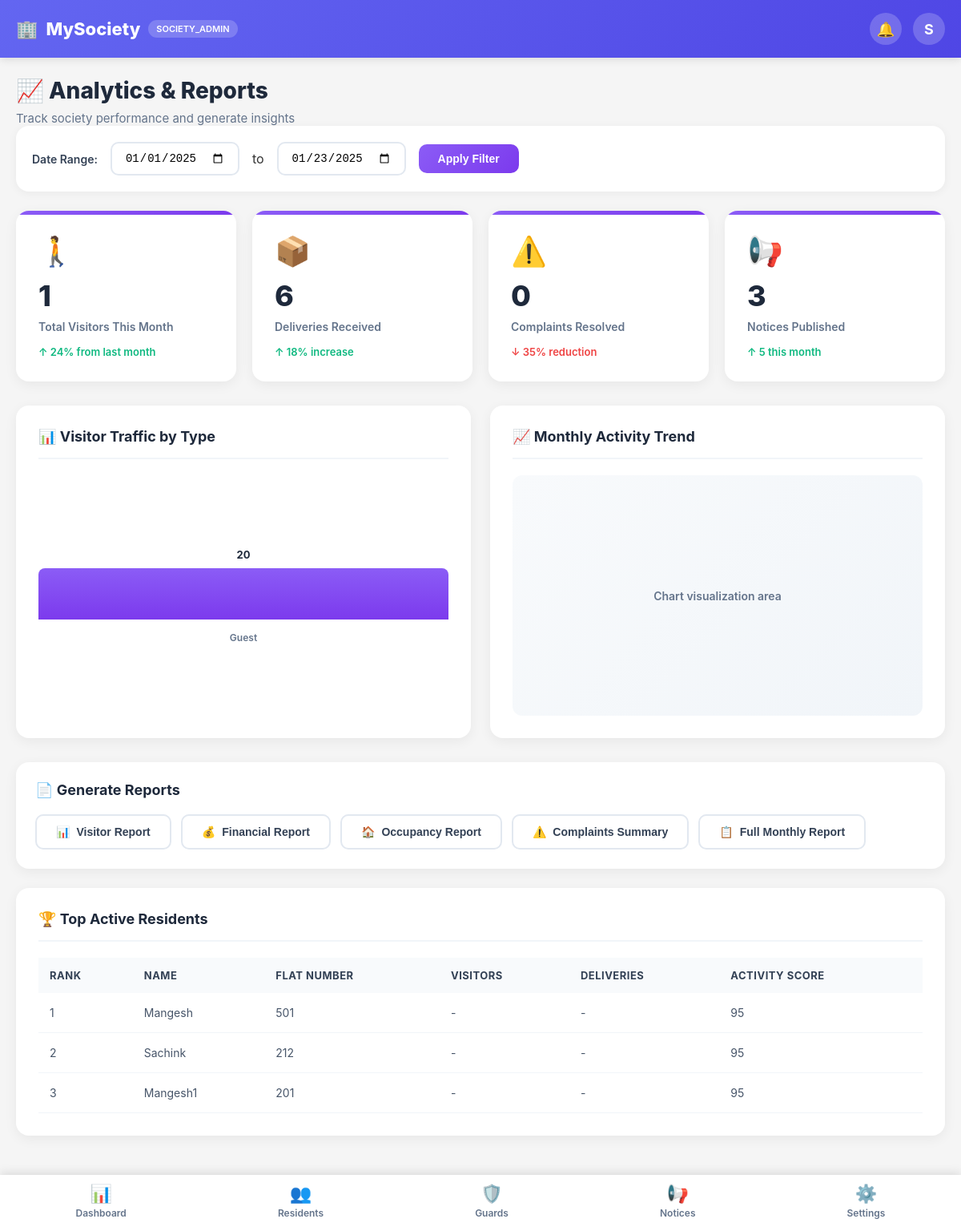
Page /analytics/ (signed in) on the committed database.
### core/models.py (models this page shows, shortened)
class UserProfile(models.Model):
    ROLE_CHOICES = (
        ('resident', 'Resident'),
        ('guard', 'Guard'),
        ('guard_admin', 'Guard Admin'),
        ('society_admin', 'Society Admin'),
        ('admin', 'Super Admin'),
        ('service_provider', 'Service Provider'),
    )
    STATUS_CHOICES = (
        ('pending', 'Pending'),
        ('approved', 'Approved'),
        ('rejected', 'Rejected'),
    )
    user = models.OneToOneField(User, on_delete=models.CASCADE)
    role = models.CharField(
        max_length=20,
        choices=ROLE_CHOICES
    )
    society = models.ForeignKey(
        Society,
        on_delete=models.SET_NULL,
        null=True,
        blank=True
    )
    apartment = models.ForeignKey(
        Apartment,
        on_delete=models.SET_NULL,
        null=True,
        blank=True
    )
    phone = models.CharField(max_length=15)
    address = models.TextField(blank=True)
    status = models.CharField(
        max_length=20,
        choices=STATUS_CHOICES,
        default='pending'
    )
    class Meta:
        indexes = [
            models.Index(fields=["role", "status"]),
        ]

class Apartment(models.Model):
    society = models.ForeignKey(
        Society,
        on_delete=models.CASCADE,
        related_name="apartments"
    )
    block = models.CharField(max_length=20)
    flat_number = models.CharField(max_length=20)

### core/views.py (the view)
# urls.py: path("analytics/", society_admin_analytics, name="society_admin_analytics"),
@login_required
@role_required("society_admin")
def society_admin_analytics(request):
    profile = request.user.userprofile
    society = profile.society
    if not society:
        return HttpResponse("Society not assigned to this admin", status=400)
    visitor_stats = Visitor.objects.filter(
        society=society
    ).values(
        "visitor_type"
    ).annotate(
        count=Count("id")
    )
    context = {
        "today_visitors": Visitor.objects.filter(
            society=society,
            created_at__date=now().date()
        ).count(),
        "pending_deliveries": Delivery.objects.filter(
            apartment__society=society
        ).count(),
        "open_complaints_count": Complaint.objects.filter(
            apartment__society=society,
            status="open"
        ).count(),
        "recent_announcements": Announcement.objects.filter(
            society=society
        ),
        "visitor_stats": visitor_stats,
        "residents": UserProfile.objects.filter(
            society=society,
            role="resident"
        ),
    }
    return render(
        request,
        "society_admin/society_admin_analytics.html",
        context
    )

### core/context_processors.py (called while the page is built, shortened)
def base_context(request):
    if not request.user.is_authenticated:
        return {}
    profile = getattr(request.user, "userprofile", None)
    return {
        "current_user": request.user,
        "current_role": profile.role if profile else None,
        "notification_count": Notification.objects.filter(
            user=request.user,
            is_read=False
        ).count(),
    }

def global_context(request):
    if not request.user.is_authenticated:
        return {
            "notification_count": 0,
            "current_user": None,
            "current_role": None,
        }
    user = request.user
    profile = getattr(user, "userprofile", None)
    unread_chat = ChatMessage.objects.filter(
        receiver=user,
        is_read=False
    ).count()
    unread_notifications = Notification.objects.filter(
        user=user,
        is_read=False
    ).count()
    return {
        "current_user": user,
        "current_role": profile.role if profile else None,
        "notification_count": unread_chat + unread_notifications,
    }

def guard_notification_count(request):
    return {"guard_notification_count": 0}

def notification_count(request):
    if not request.user.is_authenticated:
        return {'notification_count': 0}
    try:
        unread_chat = ChatMessage.objects.filter(
            receiver=request.user,
            is_read=False
        ).count()
        unread_notif = Notification.objects.filter(
            user=request.user,
            is_read=False
        ).count()
        total = unread_chat + unread_notif
    except Exception:
        total = 0
    return {'notification_count': total}

### templates/society_admin/society_admin_analytics.html (shortened to what this page needs)
{% extends "society_admin/base.html" %}
{% block content %}
<div class="page-header">
    <h1 class="page-title">📈 Analytics & Reports</h1>
    <p class="page-subtitle">Track society performance and generate insights</p>
</div>
<div class="date-filter">
    <span class="filter-label">Date Range:</span>
    <input type="date" class="date-input" value="2025-01-01">
    <span>to</span>
    <input type="date" class="date-input" value="2025-01-23">
    <button class="btn-filter">Apply Filter</button>
</div>
<div class="stats-grid">
    <div class="stat-card">
        <div class="stat-icon">🚶</div>
        <div class="stat-value">{{ today_visitors }}</div>
        <div class="stat-label">Total Visitors This Month</div>
        <div class="stat-trend up">↑ 24% from last month</div>
    </div>
    <div class="stat-card">
        <div class="stat-icon">📦</div>
        <div class="stat-value">{{ pending_deliveries }}</div>
        <div class="stat-label">Deliveries Received</div>
        <div class="stat-trend up">↑ 18% increase</div>
    </div>
    <div class="stat-card">
        <div class="stat-icon">⚠️</div>
        <div class="stat-value">{{ open_complaints_count }}</div>
        <div class="stat-label">Complaints Resolved</div>
        <div class="stat-trend down">↓ 35% reduction</div>
    </div>
    <div class="stat-card">
        <div class="stat-icon">📢</div>
        <div class="stat-value">{{ recent_announcements|length }}</div>
        <div class="stat-label">Notices Published</div>
        <div class="stat-trend up">↑ 5 this month</div>
    </div>
</div>
<div class="charts-grid">
    <div class="chart-card">
        <div class="chart-header">📊 Visitor Traffic by Type</div>
        <div class="bar-chart">
            {% for stat in visitor_stats %}
            <div class="bar" style="height: {{ stat.count|add:20 }}%;">
                <span class="bar-value">{{ stat.count }}</span>
                <span class="bar-label">{{ stat.visitor_type|title }}</span>
            </div>
            {% empty %}
            <div style="width: 100%; text-align: center; color: #64748b;">
                No visitor data available
            </div>
            {% endfor %}
        </div>
    </div>
    <div class="chart-card">
        <div class="chart-header">📈 Monthly Activity Trend</div>
        <div class="chart-placeholder">
            Chart visualization area
        </div>
    </div>
</div>
<div class="report-actions">
    <div class="report-header">📄 Generate Reports</div>
    <div class="report-buttons">
        <button class="btn-report">
            <span>📊</span>
            <span>Visitor Report</span>
        </button>
        <button class="btn-report">
            <span>💰</span>
            <span>Financial Report</span>
        </button>
        <button class="btn-report">
            <span>🏠</span>
            <span>Occupancy Report</span>
        </button>
        <button class="btn-report">
            <span>⚠️</span>
            <span>Complaints Summary</span>
        </button>
        <button class="btn-report">
            <span>📋</span>
            <span>Full Monthly Report</span>
        </button>
    </div>
</div>
<div class="table-card">
    <div class="chart-header">🏆 Top Active Residents</div>
    <table class="data-table">
        <thead>
            <tr>
                <th>Rank</th>
                <th>Name</th>
                <th>Flat Number</th>
                <th>Visitors</th>
                <th>Deliveries</th>
                <th>Activity Score</th>
            </tr>
        </thead>
        <tbody>
            {% for resident in residents|slice:":5" %}
            <tr>
                <td>{{ forloop.counter }}</td>
                <td>{{ resident.user.username|title }}</td>
                <td>{{ resident.apartment.flat_number }}</td>
                <td>-</td>
                <td>-</td>
                <td>95</td>
            </tr>
            {% empty %}
            <tr>
                <td colspan="6" style="text-align: center; padding: 40px; color: #64748b;">
                    No data available
                </td>
            </tr>
            {% endfor %}
        </tbody>
    </table>
</div>
{% endblock %}

### templates/society_admin/base.html (shortened to what this page needs)
<!DOCTYPE html>
<html lang="en">
<head>
</head>
<body>
<header class="header">
    <div class="header-content">
        <div class="logo">
            <span>{% block logo_icon %}🏢{% endblock %}</span>
            <span>MySociety</span>
            {% if current_role %}
                <span class="role-badge">{{ current_role|title }}</span>
            {% endif %}
        </div>
        <div class="header-actions">
            <a href="{% url 'society_admin_notifications' %}"
               class="icon-btn"
               title="Messages & Notifications"
               id="notifIconLink">
                🔔
            </a>
            <a href="{% url 'society_admin_settings' %}" class="icon-btn" title="Profile">
                {{ user.username|slice:":1"|upper }}
            </a>
        </div>
    </div>
</header>
<main class="main-content">
    {% block content %}{% endblock %}
</main>
<nav class="bottom-nav">
{% if current_role == "resident" %}
    <a href="{% url 'resident_dashboard' %}" class="nav-item {% block nav_home %}{% endblock %}">
        <div class="nav-icon">🏠</div>
        Home
    </a>
    <a href="{% url 'resident_visitors' %}" class="nav-item">
        <div class="nav-icon">👥</div>
        Visitors
    </a>
    <a href="{% url 'resident_services' %}" class="nav-item {% block nav_services %}{% endblock %}">
        <div class="nav-icon">🛠️</div>
        Services
    </a>
    <a href="{% url 'resident_notices' %}" class="nav-item">
        <div class="nav-icon">📢</div>
        Community
    </a>
{% elif current_role == "society_admin" %}
    <a href="{% url 'society_admin_dashboard' %}" class="nav-item {% block nav_dashboard %}{% endblock %}">
        <div class="nav-icon">📊</div>
        Dashboard
    </a>
    <a href="{% url 'society_admin_residents' %}" class="nav-item">
        <div class="nav-icon">👥</div>
        Residents
    </a>
    <a href="{% url 'society_admin_guards' %}" class="nav-item">
        <div class="nav-icon">🛡️</div>
        <span>Guards</span>
    </a>
    <a href="{% url 'society_admin_notices' %}"
       class="nav-item {% if request.resolver_match.url_name == 'society_admin_notices' %}active{% endif %}">
        <div class="nav-icon">📢</div>
        <span>Notices</span>
    </a>
    <a href="{% url 'society_admin_settings' %}" class="nav-item">
        <div class="nav-icon">⚙️</div>
        Settings
    </a>
{% elif current_role == "guard" %}
    <a href="{% url 'guard_dashboard' %}" class="nav-item">
        <div class="nav-icon">🛡️</div>
        Gate
    </a>
{% endif %}
</nav>
</body>
</html>

### rows in the picture
UserProfile: role "SOCIETY_ADMIN"
UserProfile: user.username "Mangesh", apartment.flat_number "501"
UserProfile: user.username "Sachink", apartment.flat_number "212"
UserProfile: user.username "Mangesh1", apartment.flat_number "201"

### other values in the picture
{{ user.username|slice:":1"|upper }} "S"
{{ today_visitors }} "1"
{{ pending_deliveries }} "6"
{{ open_complaints_count }} "0"
{{ recent_announcements|length }} "3"
{{ stat.count }} "20"
{{ stat.visitor_type|title }} "Guest"
